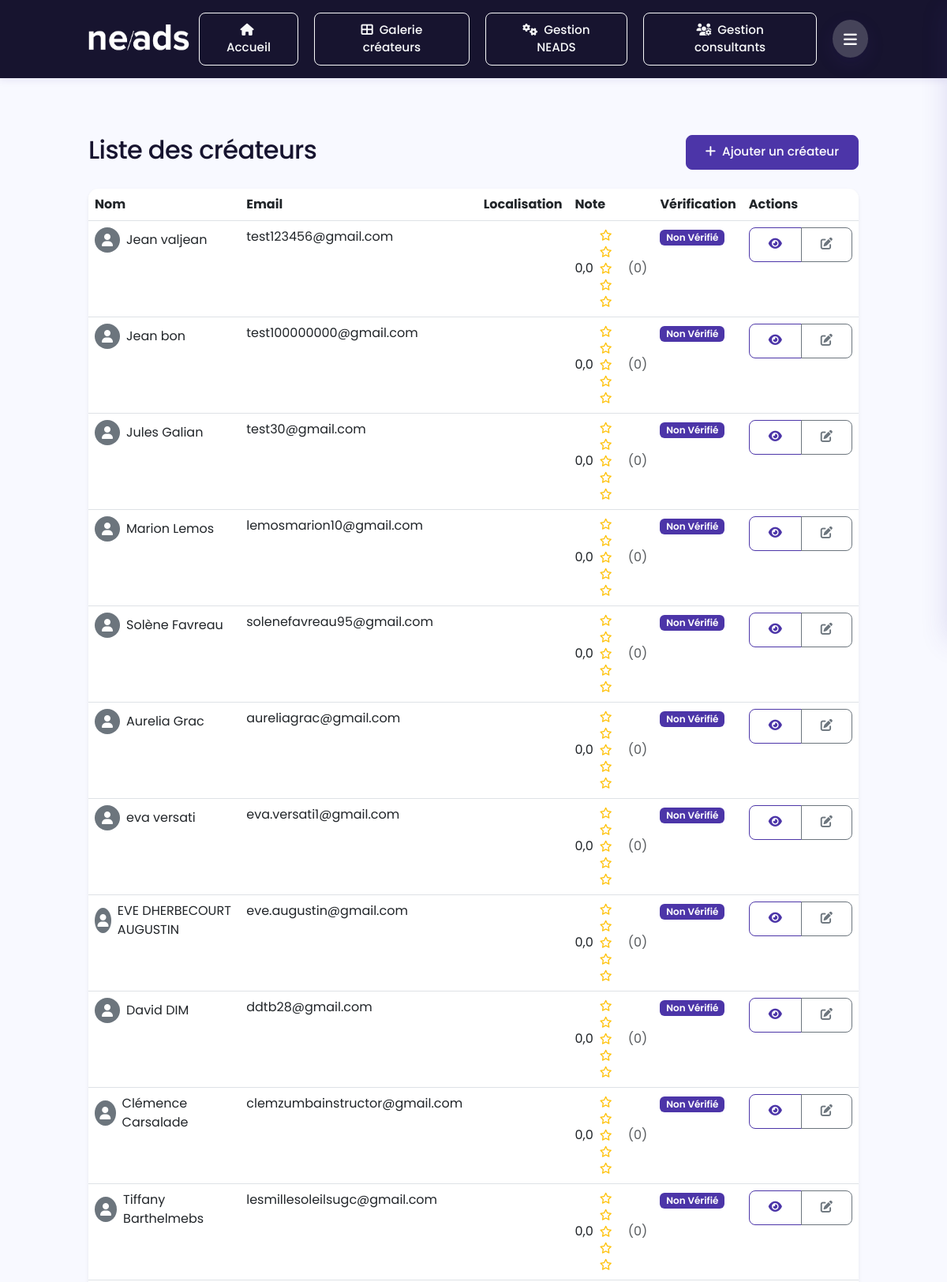
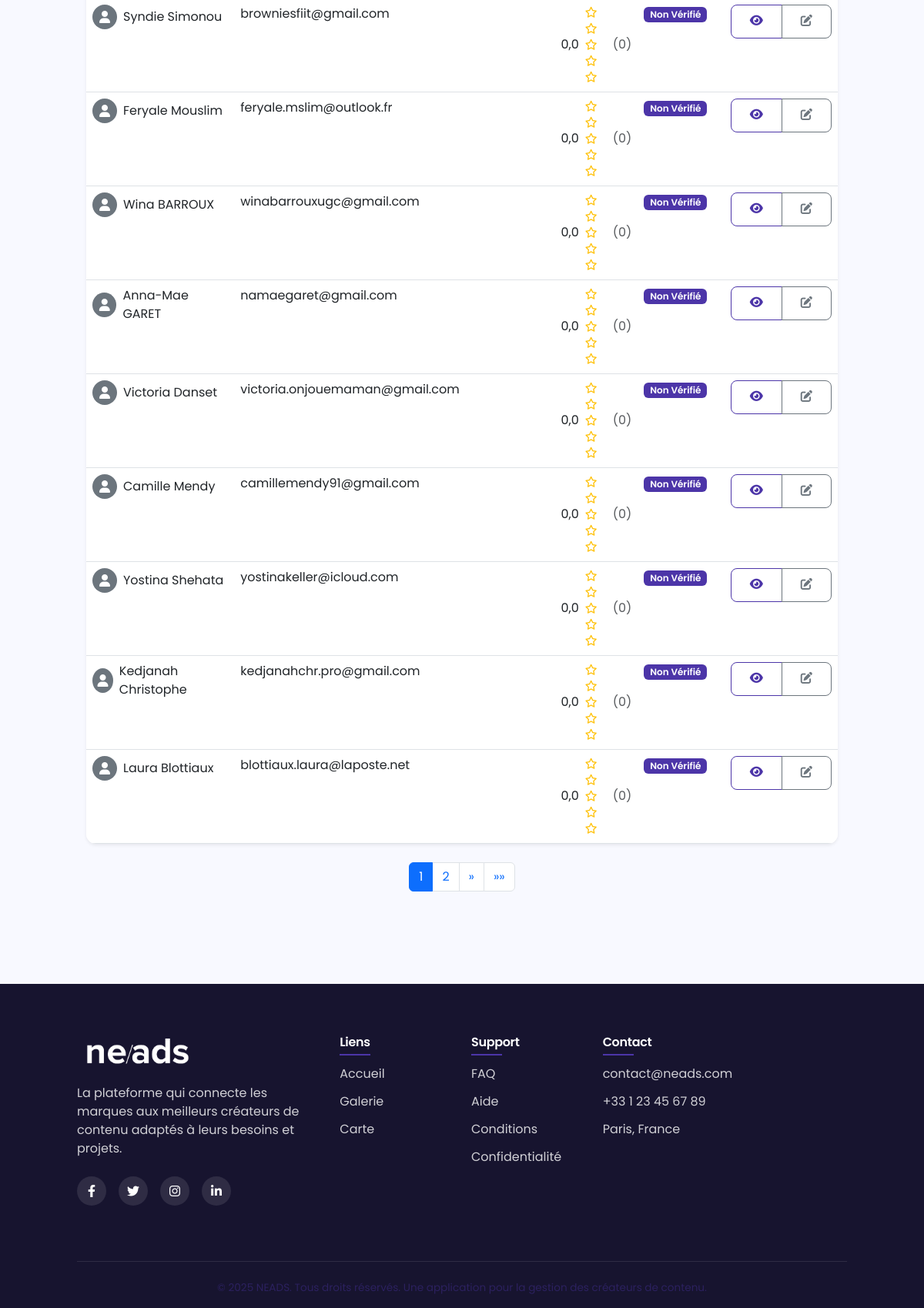
Page /creators/list/ (signed in) on the committed database (2 pictures, top to bottom).
### neads/creators/models.py (models this page shows, shortened)
class Creator(models.Model):
    GENDER_CHOICES = (
        ('M', 'Homme'),
        ('F', 'Femme'),
        ('O', 'Autre'),
    )
    user = models.OneToOneField(User, on_delete=models.SET_NULL, blank=True, null=True, related_name='creator_profile')
    first_name = models.CharField(max_length=50)
    last_name = models.CharField(max_length=50)
    full_name = models.CharField(max_length=100, blank=True)  # Auto-généré
    age = models.PositiveIntegerField(validators=[MinValueValidator(13), MaxValueValidator(100)])
    gender = models.CharField(max_length=1, choices=GENDER_CHOICES)
    featured_image = models.ImageField(upload_to=featured_image_upload_path, blank=True, null=True, verbose_name="Image mise en avant")
    youtube_link = models.URLField(max_length=255, blank=True, null=True, verbose_name="Chaîne YouTube")
    tiktok_link = models.URLField(max_length=255, blank=True, null=True, verbose_name="Profil TikTok")
    instagram_link = models.URLField(max_length=255, blank=True, null=True, verbose_name="Profil Instagram")
    location = models.ForeignKey(Location, on_delete=models.SET_NULL, null=True, related_name='creators')
    email = models.EmailField()
    phone = models.CharField(max_length=20, blank=True, null=True)
    domains = models.ManyToManyField(Domain, related_name='creators')
    bio = models.TextField(blank=True, null=True)
    equipment = models.CharField(max_length=255, blank=True, null=True)
    delivery_time = models.CharField(max_length=50, blank=True, null=True)
    mobility = models.BooleanField(default=False)
    can_invoice = models.BooleanField(default=False)
    previous_clients = models.TextField(blank=True, null=True)
    average_rating = models.DecimalField(max_digits=3, decimal_places=2, default=0.0)
    total_ratings = models.PositiveIntegerField(default=0)
    created_at = models.DateTimeField(auto_now_add=True)
    updated_at = models.DateTimeField(auto_now=True)
    last_activity = models.DateTimeField(blank=True, null=True)

### neads/creators/views.py (the view)
# urls.py: path('list/', views.creators_list, name='creator_list'),
@login_required
@role_required(['admin', 'consultant'])
def creators_list(request):
    creators = Creator.objects.all().order_by('-created_at')
    query = request.GET.get('q')
    if query:
        creators = creators.filter(
            Q(first_name__icontains=query) |
            Q(last_name__icontains=query) |
            Q(email__icontains=query)
        )
    paginator = Paginator(creators, 20)  # 20 créateurs par page
    page_number = request.GET.get('page', 1)
    page_obj = paginator.get_page(page_number)
    context = {
        'creators': page_obj,
        'total_creators': paginator.count,
        'q': query,
        'is_paginated': paginator.num_pages > 1,
        'page_obj': page_obj,
        'paginator': paginator,
    }
    return render(request, 'creators/creators_list.html', context)

### neads/creators/views.py (called while the page is built)
def role_required(allowed_roles):
    def decorator(view_func):
        @wraps(view_func)
        def wrapper(request, *args, **kwargs):
            if not request.user.is_authenticated:
                return redirect('login')
            if request.user.role not in allowed_roles:
                return HttpResponseForbidden("Vous n'avez pas les permissions nécessaires pour accéder à cette page.")
            return view_func(request, *args, **kwargs)
        return wrapper
    return decorator

### templates/creators/creators_list.html (shortened to what this page needs)
{% extends "base.html" %}
{% block content %}
<div class="container py-4">
    <div class="row mb-4">
        <div class="col">
            <h1 class="h2 mb-0">Liste des créateurs</h1>
        </div>
        <div class="col-auto">
            <a href="{% url 'creator_add' %}" class="btn btn-primary">
                <i class="fas fa-plus me-1"></i> Ajouter un créateur
            </a>
        </div>
    </div>
    <div class="card shadow-sm border-0">
        <div class="card-body p-0">
            <div class="table-responsive">
                <table class="table table-hover mb-0">
                    <thead class="bg-light">
                        <tr>
                            <th>Nom</th>
                            <th>Email</th>
                            <th>Localisation</th>
                            <th>Note</th>
                            <th>Vérification</th>
                            <th>Actions</th>
                        </tr>
                    </thead>
                    <tbody>
                        {% for creator in creators %}
                        <tr>
                            <td>
                                <div class="d-flex align-items-center">
                                    {% if creator.profile_image %}
                                    <img src="{{ creator.profile_image.url }}" alt="{{ creator.full_name }}" class="rounded-circle me-2" style="width: 32px; height: 32px;">
                                    {% else %}
                                    <div class="bg-secondary rounded-circle me-2 d-flex align-items-center justify-content-center" style="width: 32px; height: 32px; color: white;">
                                        <i class="fas fa-user"></i>
                                    </div>
                                    {% endif %}
                                    <div>
                                        <a href="{% url 'creator_detail' creator.id %}" class="text-decoration-none">
                                            {{ creator.full_name }}
                                        </a>
                                    </div>
                                </div>
                            </td>
                            <td>{{ creator.email }}</td>
                            <td>
                            </td>
                            <td>
                                <div class="d-flex align-items-center">
                                    <span class="me-2">{{ creator.average_rating|floatformat:1 }}</span>
                                    <div class="star-rating small">
                                        {% for i in "12345" %}
                                            {% if forloop.counter <= creator.average_rating %}
                                                <i class="fas fa-star text-warning"></i>
                                            {% elif forloop.counter <= creator.average_rating|add:0.5 %}
                                                <i class="fas fa-star-half-alt text-warning"></i>
                                            {% else %}
                                                <i class="far fa-star text-warning"></i>
                                            {% endif %}
                                        {% endfor %}
                                    </div>
                                    <span class="ms-1 text-muted">({{ creator.total_ratings }})</span>
                                </div>
                            </td>
                            <td>
                                {% if creator.verified_by_neads %}
                                <span class="badge bg-success">Vérifié</span>
                                {% else %}
                                <span class="badge bg-secondary">Non vérifié</span>
                                {% endif %}
                            </td>
                            <td>
                                <div class="btn-group">
                                    <a href="{% url 'creator_detail' creator.id %}" class="btn btn-sm btn-outline-primary" title="Voir">
                                        <i class="fas fa-eye"></i>
                                    </a>
                                    <a href="{% url 'creator_edit' creator.id %}" class="btn btn-sm btn-outline-secondary" title="Modifier">
                                        <i class="fas fa-edit"></i>
                                    </a>
                                </div>
                            </td>
                        </tr>
                        {% empty %}
                        <tr>
                            <td colspan="6" class="text-center py-4">
                                <p class="text-muted mb-0">Aucun créateur trouvé</p>
                            </td>
                        </tr>
                        {% endfor %}
                    </tbody>
                </table>
            </div>
        </div>
    </div>
    {% if is_paginated %}
    <nav class="mt-4">
        <ul class="pagination justify-content-center">
            {% for i in paginator.page_range %}
                {% if page_obj.number == i %}
                <li class="page-item active"><span class="page-link">{{ i }}</span></li>
                {% elif i > page_obj.number|add:'-3' and i < page_obj.number|add:'3' %}
                <li class="page-item"><a class="page-link" href="?page={{ i }}">{{ i }}</a></li>
                {% endif %}
            {% endfor %}
            {% if page_obj.has_next %}
            <li class="page-item">
                <a class="page-link" href="?page={{ page_obj.next_page_number }}" aria-label="Suivante">
                    <span aria-hidden="true">&raquo;</span>
                </a>
            </li>
            <li class="page-item">
                <a class="page-link" href="?page={{ paginator.num_pages }}" aria-label="Dernière">
                    <span aria-hidden="true">&raquo;&raquo;</span>
                </a>
            </li>
            {% endif %}
        </ul>
    </nav>
    {% endif %}
</div>
{% endblock %}

### templates/base.html (style rules this page uses)
:root { --primary-color: #17142F; --secondary-color: #4C35A8; --tertiary-color: #2C215F; --accent-color: #4C35A8; --accent-color-light: #f0edff; --primary-gradient: #17142F; --secondary-gradient: #17142F; --text-primary: #17142F; --text-secondary: #2C215F; --text-light: #4C35A8; --text-white: #ffffff; --bg-primary: #f8f9ff; --bg-secondary: #ffffff; --bg-dark: #17142F; --bg-card: #ffffff; --border-radius-sm: 0.5rem; --border-radius-md: 0.8rem; --border-radius-lg: 1.2rem; --shadow-sm: 0 4px 8px rgba(76, 53, 168, 0.08); --shadow-md: 0 8px 24px rgba(76, 53, 168, 0.12); --shadow-lg: 0 12px 32px rgba(76, 53, 168, 0.16); --shadow-inset: inset 0 2px 6px rgba(76, 53, 168, 0.1); --transition-normal: all 0.3s ease; --transition-slow: all 0.5s ease; --footer-gradient: #17142F; }
html { scroll-behavior: smooth; }
body { font-family: 'Poppins', sans-serif; color: var(--text-primary); background-color: var(--bg-primary); padding-top: 0; line-height: 1.6; }
h1, h2, h3, h4, h5, h6 { font-family: 'Poppins', sans-serif; font-weight: 600; letter-spacing: -0.02em; }
.btn { padding: 0.6rem 1.5rem; font-weight: 500; border-radius: var(--border-radius-sm); transition: var(--transition-normal); position: relative; overflow: hidden; font-size: 0.95rem; }
.btn::before { content: ''; position: absolute; top: 0; left: -100%; width: 100%; height: 100%; background: linear-gradient(90deg, rgba(255,255,255,0.2), rgba(255,255,255,0)); transition: var(--transition-normal); }
.btn-primary { background-color: var(--secondary-color); border-color: var(--secondary-color); }
.btn-outline-primary { color: var(--secondary-color); border-color: var(--secondary-color); }
.card { border: none; border-radius: var(--border-radius-md); background-color: var(--bg-card); box-shadow: var(--shadow-sm); transition: var(--transition-normal); overflow: hidden; height: 100%; }
.badge { padding: 0.35em 0.65em; font-weight: 600; border-radius: 6px; text-transform: capitalize; font-size: 0.75rem; }
.badge.bg-secondary { background-color: var(--accent-color) !important; }

### rows in the picture
Creator: full_name "Jean valjean", email "test123456@gmail.com", average_rating "0,0", total_ratings "0"
Creator: full_name "Jean bon", email "test100000000@gmail.com", average_rating "0,0", total_ratings "0"
Creator: full_name "Jules Galian", email "test30@gmail.com", average_rating "0,0", total_ratings "0"
Creator: full_name "Marion Lemos", email "lemosmarion10@gmail.com", average_rating "0,0", total_ratings "0"
Creator: full_name "Solène Favreau", email "solenefavreau95@gmail.com", average_rating "0,0", total_ratings "0"
Creator: full_name "Aurelia Grac", email "aureliagrac@gmail.com", average_rating "0,0", total_ratings "0"
Creator: full_name "eva versati", email "eva.versati1@gmail.com", average_rating "0,0", total_ratings "0"
Creator: full_name "EVE DHERBECOURT AUGUSTIN", email "eve.augustin@gmail.com", average_rating "0,0", total_ratings "0"
Creator: full_name "David DIM", email "ddtb28@gmail.com", average_rating "0,0", total_ratings "0"
Creator: full_name "Clémence Carsalade", email "clemzumbainstructor@gmail.com", average_rating "0,0", total_ratings "0"
Creator: full_name "Tiffany Barthelmebs", email "lesmillesoleilsugc@gmail.com", average_rating "0,0", total_ratings "0"
Creator: full_name "Syndie Simonou", email "browniesfiit@gmail.com", average_rating "0,0", total_ratings "0"
Creator: full_name "Feryale Mouslim", email "feryale.mslim@outlook.fr", average_rating "0,0", total_ratings "0"
Creator: full_name "Wina BARROUX", email "winabarrouxugc@gmail.com", average_rating "0,0", total_ratings "0"
Creator: full_name "Anna-Mae GARET", email "namaegaret@gmail.com", average_rating "0,0", total_ratings "0"
Creator: full_name "Victoria Danset", email "victoria.onjouemaman@gmail.com", average_rating "0,0", total_ratings "0"
Creator: full_name "Camille Mendy", email "camillemendy91@gmail.com", average_rating "0,0", total_ratings "0"
Creator: full_name "Yostina Shehata", email "yostinakeller@icloud.com", average_rating "0,0", total_ratings "0"
Creator: full_name "Kedjanah Christophe", email "kedjanahchr.pro@gmail.com", average_rating "0,0", total_ratings "0"
Creator: full_name "Laura Blottiaux", email "blottiaux.laura@laposte.net", average_rating "0,0", total_ratings "0"

### other values in the picture
{{ i }} "1"
{{ i }} "2"
